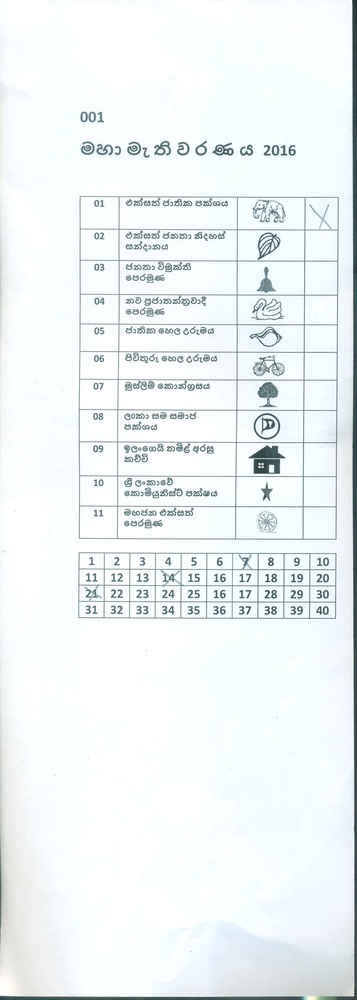
#> input picture 001.jpg, 357 x 1000 px, shrunk from 1250 x 3506 before the run
$ python -i ImageSegmentaion.py   (imports and definitions only)   (older library calls are emulated)
#> lines starting #> are read from the running program, lines starting #| are printed output that depends on the picture; after the words box and inside, x2 and y2 are one past the last pixel; in counts of white or black regions, pixels touching at a corner belong together
#> further down, picture is the input picture: shape (1000, 357, 3); mean B, G, R 244.4, 243.4, 237.3
import cv2
import numpy as np
import ImageTransform

class ImageSegmentation(object):

    def segmentPreferenceVoting(self,img_main):

        gray = cv2.cvtColor(img_main, cv2.COLOR_BGR2GRAY)
        gray = cv2.GaussianBlur(gray, (5, 5), 0)
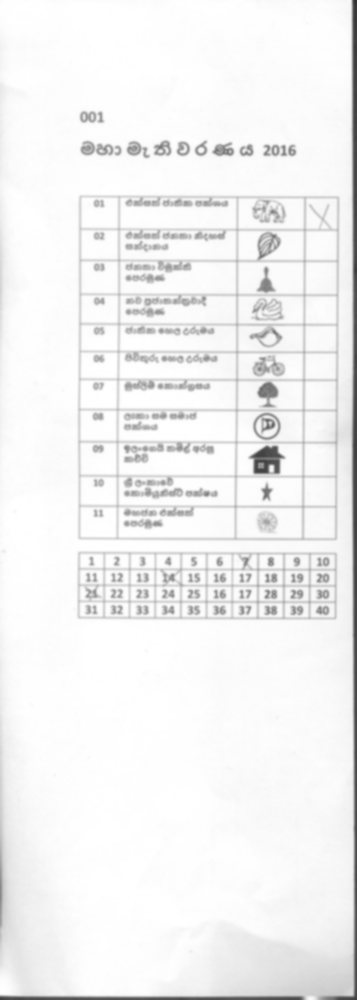
#> gray: shape (1000, 357); min 49, max 255, mean 241.7

        # ---------------------<Other blur functions>
        # gray = cv2.fastNlMeansDenoising(gray,None,18,7,21)
        # thresh, gray = cv2.threshold(gray, 100, 255, cv2.THRESH_BINARY_INV)
        # ----------------------</Other blur functions>

        gray_erode = cv2.erode(gray.copy(), np.ones((5, 5), np.uint8), iterations=1)
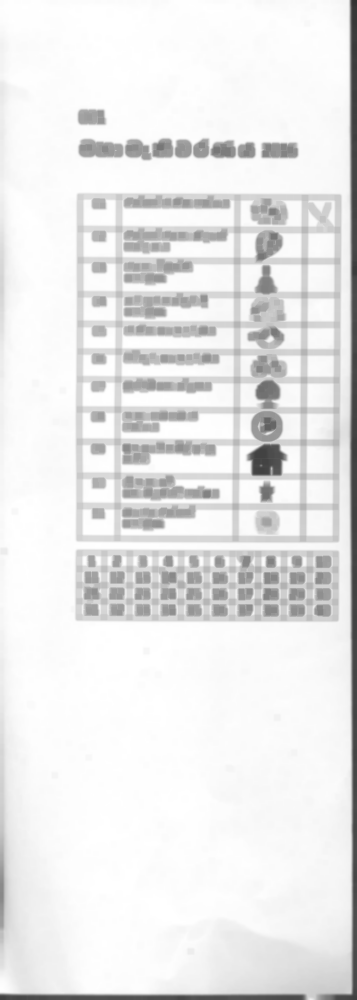
#> gray_erode: shape (1000, 357); min 49, max 255, mean 233.1
        cannyout = cv2.Canny(gray_erode, 50, 100, 5)
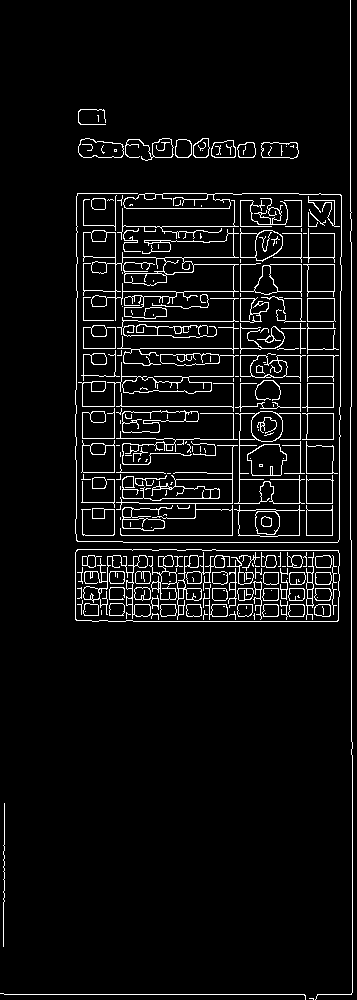
#> cannyout: shape (1000, 357); 5.7% white in thin lines or dots

        im2, contours, hierarchy = cv2.findContours(cannyout.copy(), cv2.RETR_EXTERNAL, cv2.CHAIN_APPROX_SIMPLE)
#> contours = 113 contours, 73 with area under 20; largest, box (x1, y1, x2, y2) and area: (75, 549, 340, 622) 18776, (83, 228, 239, 321) 4882, (78, 353, 239, 407) 1699, (234, 505, 305, 537) 1561, (75, 193, 342, 543) 1402

        # Select the contours with convexity and four points
        contours = [contour for contour in contours if len(cv2.approxPolyDP(contour, 0.02 * cv2.arcLength(contour, True), True)) == 4]
#> contours = 5 contours, 3 with area under 20; largest, box (x1, y1, x2, y2) and area: (75, 549, 340, 622) 18776, (307, 298, 336, 322) 620
        contours = sorted(contours, key=lambda x: (cv2.contourArea(x)), reverse=True)

        x, y, w, h = cv2.boundingRect(contours[1])
#> x = 307; y = 298; w = 29; h = 24

        pref_im = img_main[y:y + h, x:x + w]
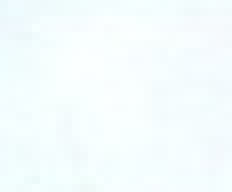
#> pref_im: shape (24, 29, 3) (shown 8 times larger); mean B, G, R 254.3, 253.2, 244.9


        return pref_im

    def segmentPartyVoting(self,img_main):
        gray = cv2.cvtColor(img_main, cv2.COLOR_BGR2GRAY)
        gray = cv2.GaussianBlur(gray, (5, 5), 0)

        # ----------------------<Other functions>--------------------------------------
        # gray = cv2.fastNlMeansDenoising(gray,None,18,7,21)
        # thresh, gray = cv2.threshold(gray, 100, 255, cv2.THRESH_BINARY_INV)
        # ----------------------</Other functions>-------------------------------------

        gray_erode = cv2.erode(gray.copy(), np.ones((5, 5), np.uint8), iterations=1)
        cannyout = cv2.Canny(gray_erode, 50, 100, 5)

        im2, contours, hierarchy = cv2.findContours(cannyout.copy(), cv2.RETR_EXTERNAL, cv2.CHAIN_APPROX_SIMPLE)

        # Select the contours with convexity and four points
        contours = [contour for contour in contours if not cv2.isContourConvex(contour) and len(
            cv2.approxPolyDP(contour, 0.02 * cv2.arcLength(contour, True), True)) == 4]
        contours = sorted(contours, key=lambda x: (cv2.contourArea(x)), reverse=True)

        transform = ImageTransform.ImageTransform()
        good_lines = transform.get_verticle_line_angles(cannyout)

        if len(good_lines) == 0:
            # Straighten image if tilted
            dest = transform.rotateImage(img_main, contours[0])
            img = dest

        else:
            x, y, w, h = cv2.boundingRect(contours[0])

            # Select the largest rectangle containing signs and voting boxes
            img = img_main[y:y + h, x:x + w]

        img_main = img
        return img_main

>>> import cv2
>>> picture = cv2.imread('001.jpg')
>>> result = ImageSegmentation().segmentPreferenceVoting(picture)
